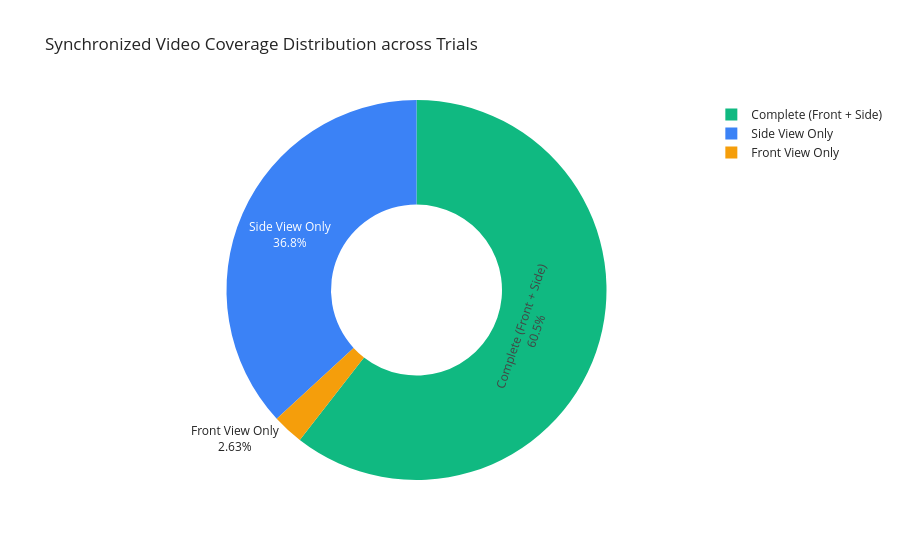

This figure's notebook cell:
### Code cell
# @title 🎥 Multi-Camera Coverage & Modality Distribution { display-mode: "form" }
# @markdown Visual distribution of video perspectives (Dual-Camera vs Lateral Only vs Front Only).

df_aud = deliverables["df_audit"]
video_counts = df_aud["video_status"].value_counts().reset_index()
video_counts.columns = ["Video Perspective", "Count"]

fig_video = px.pie(
    video_counts,
    names="Video Perspective",
    values="Count",
    title="Synchronized Video Coverage Distribution across Trials",
    color="Video Perspective",
    color_discrete_map={
        "Complete (Front + Side)": "#10b981",
        "Side View Only": "#3b82f6",
        "Front View Only": "#f59e0b",
        "Missing All Videos": "#ef4444"
    },
    hole=0.45
)
fig_video.update_traces(textinfo='percent+label')
fig_video.update_layout(template="simple_white")
fig_video.show()

### Figure 1 — Plotly figure (JSON) as saved in the notebook; plotly's stock layout.template omitted (floating-point values rounded to 4 significant figures)
{"data": [{"customdata": [["Complete (Front + Side)"], ["Side View Only"], ["Front View Only"]], "domain": {"x": [0, 1], "y": [0, 1]}, "hole": 0.45, "hovertemplate": "Video Perspective=%{customdata[0]}<br>Count=%{value}<extra></extra>", "labels": ["Complete (Front + Side)", "Side View Only", "Front View Only"], "legendgroup": "", "marker": {"colors": ["#10b981", "#3b82f6", "#f59e0b"]}, "name": "", "showlegend": true, "textinfo": "percent+label", "type": "pie", "values": [23, 14, 1]}], "layout": {"legend": {"tracegroupgap": 0}, "title": {"text": "Synchronized Video Coverage Distribution across Trials"}}}
